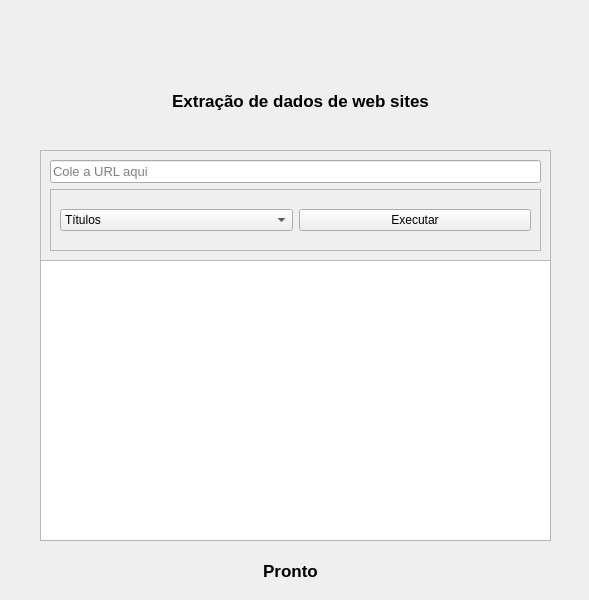
<?xml version="1.0" encoding="UTF-8"?>
<ui version="4.0">
 <class>MainWindow</class>
 <widget class="QMainWindow" name="MainWindow">
  <property name="geometry">
   <rect>
    <x>0</x>
    <y>0</y>
    <width>589</width>
    <height>600</height>
   </rect>
  </property>
  <property name="windowTitle">
   <string>MainWindow</string>
  </property>
  <widget class="QWidget" name="centralwidget">
   <widget class="QLabel" name="label">
    <property name="geometry">
     <rect>
      <x>150</x>
      <y>90</y>
      <width>301</width>
      <height>21</height>
     </rect>
    </property>
    <property name="font">
     <font>
      <pointsize>13</pointsize>
      <weight>75</weight>
      <bold>true</bold>
     </font>
    </property>
    <property name="text">
     <string>Extração de dados de web sites</string>
    </property>
    <property name="alignment">
     <set>Qt::AlignCenter</set>
    </property>
   </widget>
   <widget class="QTextEdit" name="resultDisplay">
    <property name="geometry">
     <rect>
      <x>40</x>
      <y>260</y>
      <width>511</width>
      <height>281</height>
     </rect>
    </property>
   </widget>
   <widget class="QLabel" name="statusLabel">
    <property name="geometry">
     <rect>
      <x>50</x>
      <y>550</y>
      <width>481</width>
      <height>41</height>
     </rect>
    </property>
    <property name="font">
     <font>
      <pointsize>13</pointsize>
      <weight>75</weight>
      <bold>true</bold>
     </font>
    </property>
    <property name="text">
     <string>Pronto</string>
    </property>
    <property name="alignment">
     <set>Qt::AlignCenter</set>
    </property>
   </widget>
   <widget class="QFrame" name="frame_2">
    <property name="geometry">
     <rect>
      <x>40</x>
      <y>150</y>
      <width>511</width>
      <height>111</height>
     </rect>
    </property>
    <property name="frameShape">
     <enum>QFrame::StyledPanel</enum>
    </property>
    <property name="frameShadow">
     <enum>QFrame::Raised</enum>
    </property>
    <layout class="QVBoxLayout" name="verticalLayout">
     <item>
      <widget class="QLineEdit" name="urlInput">
       <property name="font">
        <font>
         <pointsize>10</pointsize>
        </font>
       </property>
       <property name="placeholderText">
        <string>Cole a URL aqui</string>
       </property>
      </widget>
     </item>
     <item>
      <widget class="QFrame" name="frame">
       <property name="frameShape">
        <enum>QFrame::StyledPanel</enum>
       </property>
       <property name="frameShadow">
        <enum>QFrame::Raised</enum>
       </property>
       <layout class="QHBoxLayout" name="horizontalLayout">
        <item>
         <widget class="QComboBox" name="dataSelector">
          <item>
           <property name="text">
            <string>Títulos</string>
           </property>
          </item>
          <item>
           <property name="text">
            <string>Paragrafos</string>
           </property>
          </item>
          <item>
           <property name="text">
            <string>Links</string>
           </property>
          </item>
          <item>
           <property name="text">
            <string>Imagens</string>
           </property>
          </item>
          <item>
           <property name="text">
            <string>Cabeçalhos</string>
           </property>
          </item>
          <item>
           <property name="text">
            <string>Listas</string>
           </property>
          </item>
          <item>
           <property name="text">
            <string>Tabelas</string>
           </property>
          </item>
          <item>
           <property name="text">
            <string>Metadados</string>
           </property>
          </item>
          <item>
           <property name="text">
            <string>Scripts</string>
           </property>
          </item>
         </widget>
        </item>
        <item>
         <widget class="QPushButton" name="executeButton">
          <property name="text">
           <string>Executar</string>
          </property>
         </widget>
        </item>
       </layout>
      </widget>
     </item>
    </layout>
   </widget>
  </widget>
 </widget>
 <resources/>
 <connections/>
</ui>
